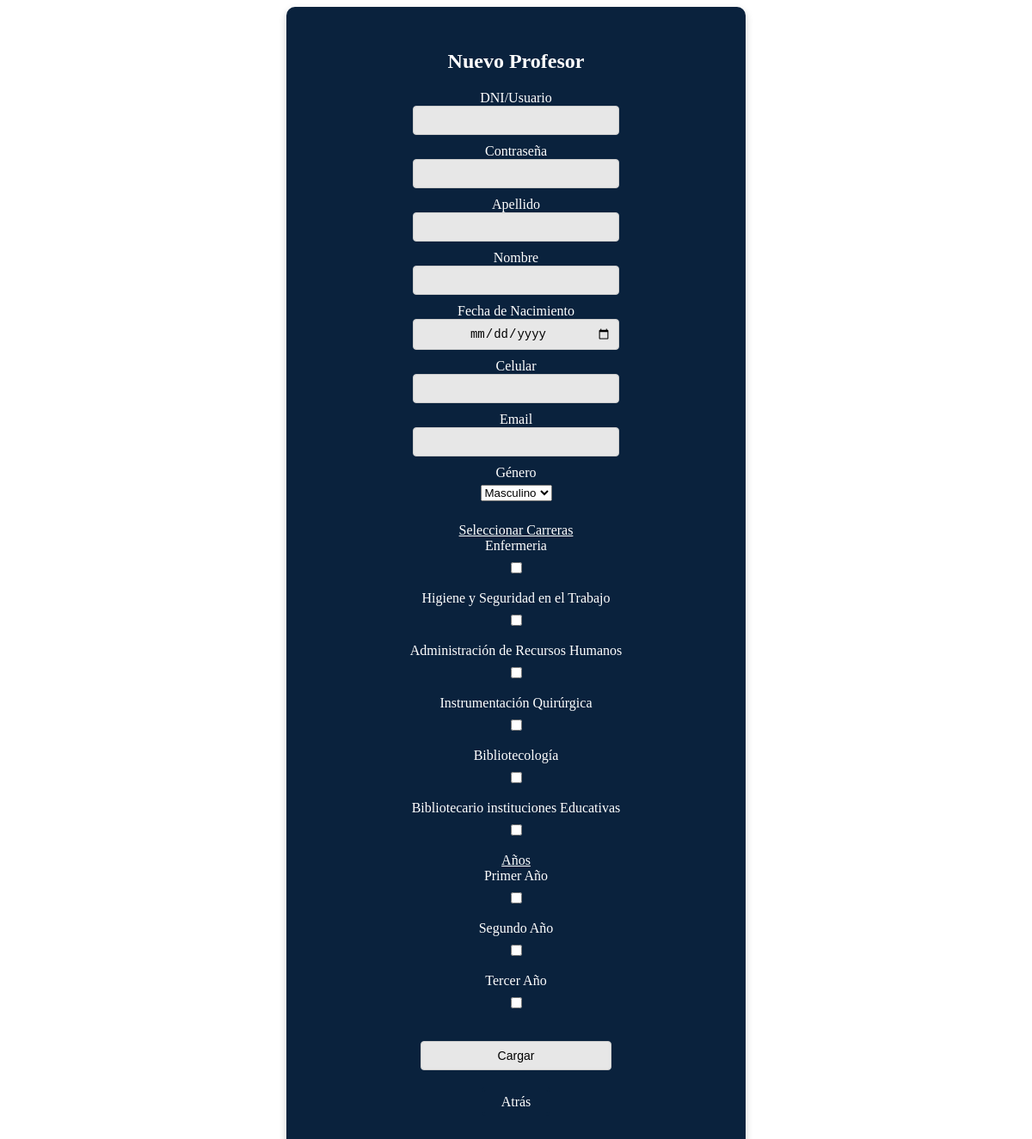
/Modelo/Admin/crearProfesor.php, run on the app's committed database.
### tables this page shows
CREATE TABLE carreras(
  ID_Carrera INT(11) NOT NULL AUTO_INCREMENT,
  Carrera VARCHAR(255) NOT NULL,
  PRIMARY KEY(ID_Carrera)
);

### Modelo/Admin/crearProfesor.php (the view, shortened to what this page needs)
<!DOCTYPE html>
<html lang="es">
<head>
    <link rel="stylesheet" type="text/css" href="../../Vista/Css/perfilUsuario.css"/>
</head>
<body>
    <center>
        <div class='containerProfesor'>
            <h2>Nuevo Profesor</h2>
            <form method="POST" action="../../Controlador/Admin/PHP/crear_profesor.php" id="crearProfesorForm">
                <div class="caja">
                    <div class="rowUsuario">
                        <label class="usuario">DNI/Usuario</label>
                        <div class="input">
                            <input type="text" name="dni" value="" required>
                        </div>
                    </div>
                    <div class="rowContraseña">
                        <label class="contra">Contraseña</label>
                        <div class="input">
                            <input type="password" name="contraseña" value="" required>
                        </div>
                    </div>
                    <div class="rowApellido">
                        <label class="apellido">Apellido</label>
                        <div class="input">
                            <input type="text" name="apellido" value="" required>
                        </div>
                    </div>
                    <div class="rowNombre">
                        <label class="nombre">Nombre</label>
                        <div class="input">
                            <input type="text" name="nombre" value="" required>
                        </div>
                    </div>
                    <div class="rowFechaNacimiento">
                        <label class="fecha">Fecha de Nacimiento</label>
                        <div class="input">
                            <input type="date" id="fechaNacimiento" name="fecha_nacimiento" required>
                        </div>
                    </div>
                    <div class="rowCelular">
                        <label class="celular">Celular</label>
                        <div class="input">
                            <input type="text" name="celular" value="" required>
                        </div>
                    </div>
                    <div class="rowEmail">
                        <label class="email">Email</label>
                        <div class="input">
                            <input type="email" name="email" value="" required>
                        </div>
                    </div>
                    <div class="rowGenero">
                        <label class="genero">Género</label>
                        <div class="input">
                            <select  name="genero" required>
                                <option value=1>Masculino</option>
                            </select>
                        </div>
                    </div>
                    <div class="listaCarrera">
                        <u><label class="titulo">Seleccionar Carreras</label></u>
                        <?php
                        $conexion = conexion();
                        $carreras = mysqli_query($conexion, "SELECT * FROM carreras");
                        while ($c = mysqli_fetch_array($carreras)) {
                            echo "<div class='checkbox-container'><span>{$c['Carrera']}</span><input type='checkbox' name='carrera[]' value='{$c['ID_Carrera']}'></div>";
                        }
                        ?>
                    </div>
                    <div class="checkbox">
                        <u><label class="titulo">Años</label></u>
                        <div class="checkbox-container"><span>Primer Año</span><input type="checkbox" name="años[]" value="1"></div>
                        <div class="checkbox-container"><span>Segundo Año</span><input type="checkbox" name="años[]" value="2"></div>
                        <div class="checkbox-container"><span>Tercer Año</span><input type="checkbox" name="años[]" value="3"></div>
                    </div>
                    <br>
                    <div class="btnact">
                        <div class="button">
                            <button type="submit" class="boton">Cargar</button>
                        </div>
                        <br>
                        <div class="cancelar">
                            <a href="../../Modelo/Admin/menuProfesoresAdmin.php" class="boton2" role="button">Atrás</a>
                        </div>
                        <br>
                    </div>
                </div>
            </form>
        </div>
    </center>
</body>
</html>

### Vista/Css/perfilUsuario.css (style rules this page uses)
button { text-align: center; width: 90%; padding: 8px; font-size: 14px; border: 1px solid #ccc; border-radius: 4px; outline: none; background-color: #E7E7E7; margin-bottom: 10px; transition: border-color 0.3s ease; }
.containerProfesor { background-color: #0A223D; padding: 30px; border-radius: 10px; width: 40%; max-width: 500px; color: #ffffff; display: flex; flex-direction: column; justify-content: center; align-items: center; box-shadow: 0 4px 10px rgba(0, 0, 0, 0.2); margin-top: 0px; }
.containerProfesor input { text-align: center; width: 90%; padding: 8px; font-size: 14px; border: 1px solid #ccc; border-radius: 4px; outline: none; background-color: #E7E7E7; margin-bottom: 10px; transition: border-color 0.3s ease; }
a { padding: 5px 20px; font-size: 16px; border: solid #0A223D; border-radius: 5px; cursor: pointer; background-color: #0A223D; color: white; text-decoration: none; }
.rowGenero { margin-bottom: 20px; display: flex; flex-direction: column; justify-content: center; align-items: center; }
.rowGenero label { margin-bottom: 5px; }
.rowGenero div { margin-bottom: 5px; }
.listaCarrera { display: flex; flex-direction: column; align-items: center; }
.checkbox-container { display: flex; flex-direction: column; align-items: center; margin-bottom: 10px; }
.checkbox-container span { margin-bottom: 5px; }
input[type="checkbox"] { margin-top: 5px; }

### data on the page
carreras: Carrera "Enfermeria"
carreras: Carrera "Higiene y Seguridad en el Trabajo"
carreras: Carrera "Administración de Recursos Humanos"
carreras: Carrera "Instrumentación Quirúrgica"
carreras: Carrera "Bibliotecología"
carreras: Carrera "Bibliotecario instituciones Educativas"
